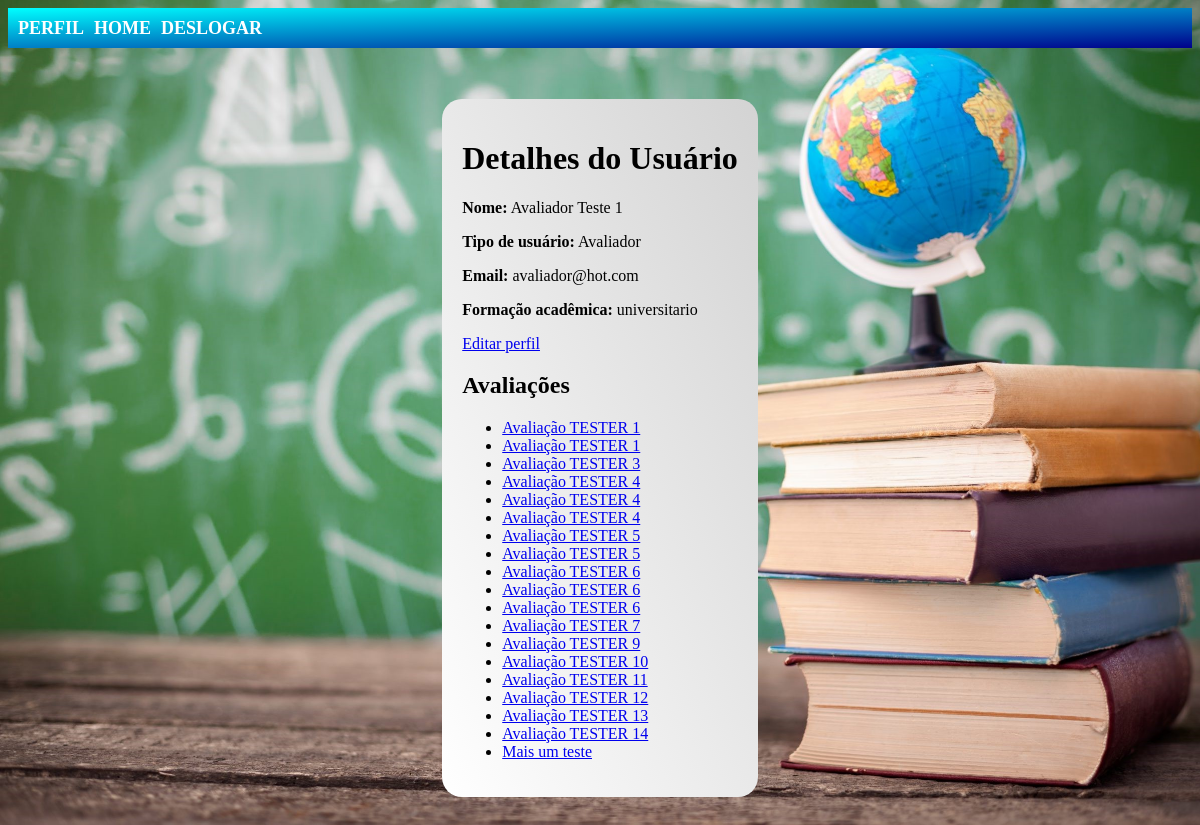
The page /detalhes_usuario/ (signed in) on the database as committed earlier.
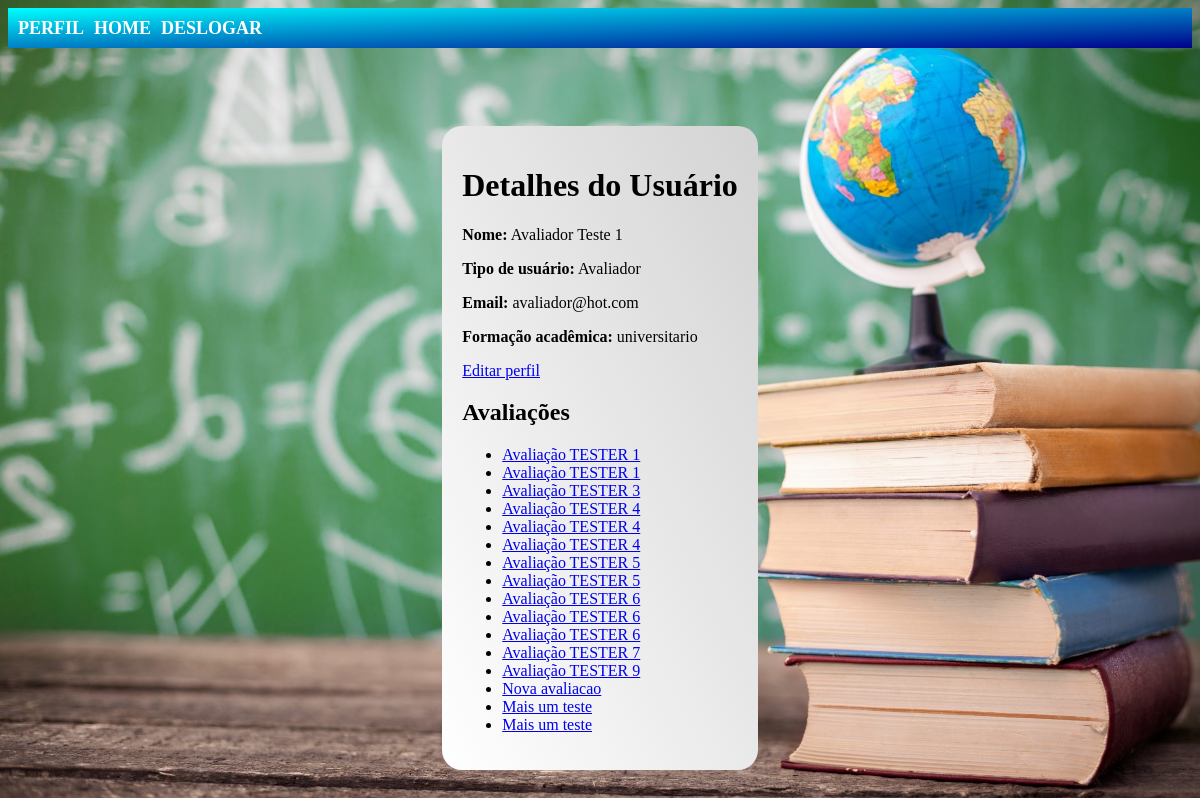
The same page on the database as committed later.
### contas/models.py (models this page shows)
class CustomUser(AbstractUser):
    USER_TYPE_CHOICES = (
        ('avaliador', 'Avaliador'),
        ('distribuidor', 'Distribuidor'),
    )
    user_type = models.CharField(max_length=20, choices=USER_TYPE_CHOICES)
    name = models.CharField(max_length=255)
    email = models.EmailField()
    formacao_academica = models.CharField(max_length=255)
    groups = models.ManyToManyField(
        'auth.Group',
        verbose_name='groups',
        blank=True,
        help_text='The groups this user belongs to. A user will get all permissions granted to each of their groups.',
        related_name="customuser_set",
        related_query_name="customuser",
    )
    user_permissions = models.ManyToManyField(
        'auth.Permission',
        verbose_name='user permissions',
        blank=True,
        help_text='Specific permissions for this user.',
        related_name="customuser_set",
        related_query_name="customuser",
    )

### avaliacoes/models.py (models this page shows, shortened)
class Avaliacao(models.Model):
    nome = models.CharField(max_length=255)
    inscricao = models.CharField(max_length=255)
    data_criacao = models.DateTimeField(auto_now_add=True)
    distribuidor = models.ForeignKey(CustomUser, on_delete=models.CASCADE, related_name='avaliacoes_criadas', limit_choices_to={'user_type': 'distribuidor'})
    avaliadores = models.ManyToManyField(CustomUser, related_name='avaliacoes', limit_choices_to={'user_type': 'avaliador'})

### contas/views.py (the view)
# urls.py: path('detalhes_usuario/', views.detalhes_usuario, name='detalhes_usuario')
def detalhes_usuario(request, pk=None):
    if pk:
        usuario = CustomUser.objects.get(pk=pk)
    else:
        usuario = request.user
    if request.user.user_type in ['distribuidor', 'avaliador']:
        avaliacoes = listar_avaliacoes(request).filter(avaliadores=usuario)
    else:
        avaliacoes = listar_avaliacoes(request)
    return render(request, 'contas/perfil_detalhes.html', {'usuario': usuario, 'avaliacoes': avaliacoes})

### avaliacoes/views.py (called while the page is built)
def listar_avaliacoes(request):
    if request.user.user_type == 'distribuidor':
        avaliacoes = Avaliacao.objects.filter(distribuidor=request.user)
    elif request.user.user_type == 'avaliador':
        avaliacoes = Avaliacao.objects.filter(avaliadores=request.user)
    else:
        avaliacoes = Avaliacao.objects.none()
    return avaliacoes

### templates/contas/perfil_detalhes.html
{% extends 'base.html' %}
{% load static %}
{% block content %}
    <link rel="stylesheet" href="{% static 'css/estilo.css' %}">
    <div class="paglogin-form-container">
        <div class="paglogin-form-box">
            <h1>Detalhes do Usuário</h1>
            <p><strong>Nome:</strong> {{ usuario.name }}</p>
            <p><strong>Tipo de usuário:</strong> {{ usuario.get_user_type_display }}</p>
            <p><strong>Email:</strong> {{ usuario.email }}</p>
            <p><strong>Formação acadêmica:</strong> {{ usuario.formacao_academica }}</p>
            {% if usuario == request.user %}
                <a class="geral" href="{% url 'contas:editar_perfil' %}">Editar perfil</a>
            {% endif %}
            <h2>Avaliações</h2>
            <ul>
                {% for avaliacao in avaliacoes %}
                    {% if request.user.user_type == 'distribuidor' %}
                        <li><a href="{% url 'avaliacoes:distribuidor_detalhes_avaliacao_arquivos' avaliador.id avaliacao.id %}">{{ avaliacao.nome }}</a></li>
                    {% elif request.user.user_type == 'avaliador' %}
                        <li><a href="{% url 'avaliacoes:avaliador_detalhes_avaliacao' avaliador.id avaliacao.id %}">{{ avaliacao.nome }}</a></li>
                    {% else %}
                        <li>{{ avaliacao.nome }}</li>
                    {% endif %}
                {% empty %}
                    <li>Nenhuma avaliação encontrada.</li>
                {% endfor %}
            </ul>
        </div>
    </div>
{% endblock %}

### templates/base.html (shortened to what this page needs)
{% load static %}
<!DOCTYPE html>
<html>
<head>
    <link rel="stylesheet" type="text/css" href="{% static 'css/estilo.css' %}">
</head>
<body class="{% if user.is_authenticated %}logado{% endif %} tudoestilo" style="background-image: url(
    {% if user.is_authenticated and user.user_type == 'avaliador' %}
        {% static 'images/fundoavaliador.jpg' %}
    {% elif user.is_authenticated %}
        {% static 'images/fundodistribuidor.jpg' %}
    {% else %}
        {% static 'images/login.jpg' %}
    {% endif %}
); background-size: cover; background-repeat: no-repeat;">
    <header class="base">
        <nav class="base-nav">
            <a class="base-button" href="{% url 'contas:detalhes_usuario' request.user.pk %}">Perfil</a>
            {% if user.is_authenticated %}
                <a class="base-button" href="{% url 'avaliacoes:home' %}">Home</a>
                <a class="base-button" href="{% url 'contas:logout' %}">Deslogar</a>
            {% endif %}
        </nav>
    </header>
    <main>
        {% block content %}
        {% endblock %}
    </main>
</body>
</html>

### static/css/estilo.css (style rules this page uses)
.paglogin-form-container { display: flex; flex-direction: column; justify-content: center; align-items: center; height: 100vh; }
.paglogin-form-box { background: linear-gradient(to top right, white, lightgray); padding: 20px; border-radius: 20px; max-height: 100vh; overflow-y: auto; }
.base-nav { display: flex; justify-content: flex-start; align-items: center; height: 40px; background-image: linear-gradient(to bottom right, #00FFFF, #00008B); color: white; font-size: 18px; font-weight: bold; text-transform: uppercase; text-decoration: none; }
.base-button { color: white; font-size: 18px; font-weight: bold; text-transform: uppercase; text-decoration: none; margin-left: 10px; }

Rows that differ between the two databases and show on the page:
removed Avaliacao: nome "Avaliação TESTER 10"
removed Avaliacao: nome "Avaliação TESTER 11"
removed Avaliacao: nome "Avaliação TESTER 12"
removed Avaliacao: nome "Avaliação TESTER 13"
removed Avaliacao: nome "Avaliação TESTER 14"
added Avaliacao: nome "Nova avaliacao"
added Avaliacao: nome "Mais um teste"
